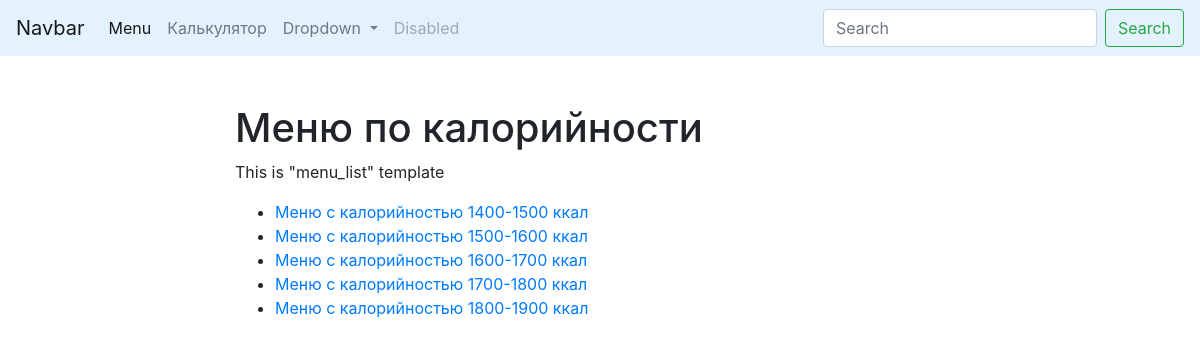
The page / on the database its author committed.
### menu/models.py (models this page shows, shortened)
class Menu(models.Model):
	menu_name = models.CharField(max_length=50)
	min_calories = models.IntegerField()
	max_calories = models.IntegerField()

### menu/views.py (the view)
# urls.py: path('', index, name='menu_list'),
def index(request):
	menus = Menu.objects.all()
	context = {
		'menus': menus
	}
	return render(request, template_name='menu/menu_list.html', context=context)

### menu/templates/menu/menu_list.html
{% extends 'menu/base_list.html' %}
{% block content %}
<h1>Меню по калорийности</h1>
<p>This is "menu_list" template</p>
    <ul>
        {% for menu in menus %}
            <li><a href="menu/{{ menu.id }}">{{ menu.menu_name }}</a></li>
        {% endfor %}
    </ul>
{% endblock %}

### rows shown on the page
Menu: menu_name "Меню с калорийностью 1400-1500 ккал"
Menu: menu_name "Меню с калорийностью 1500-1600 ккал"
Menu: menu_name "Меню с калорийностью 1600-1700 ккал"
Menu: menu_name "Меню с калорийностью 1700-1800 ккал"
Menu: menu_name "Меню с калорийностью 1800-1900 ккал"
